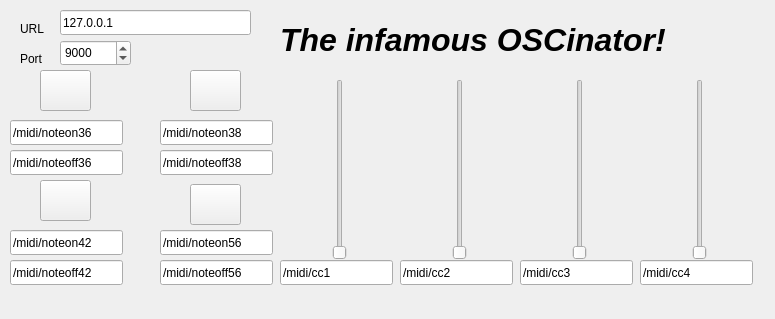
<?xml version="1.0" encoding="UTF-8"?>
<ui version="4.0">
 <class>OSCinator</class>
 <widget class="QMainWindow" name="OSCinator">
  <property name="geometry">
   <rect>
    <x>0</x>
    <y>0</y>
    <width>775</width>
    <height>319</height>
   </rect>
  </property>
  <property name="windowTitle">
   <string>OSCinator</string>
  </property>
  <widget class="QWidget" name="centralwidget">
   <widget class="QLabel" name="label">
    <property name="geometry">
     <rect>
      <x>20</x>
      <y>50</y>
      <width>64</width>
      <height>17</height>
     </rect>
    </property>
    <property name="text">
     <string>Port</string>
    </property>
   </widget>
   <widget class="QLabel" name="label_2">
    <property name="geometry">
     <rect>
      <x>20</x>
      <y>20</y>
      <width>64</width>
      <height>17</height>
     </rect>
    </property>
    <property name="text">
     <string>URL</string>
    </property>
   </widget>
   <widget class="QSpinBox" name="port">
    <property name="geometry">
     <rect>
      <x>60</x>
      <y>40</y>
      <width>71</width>
      <height>26</height>
     </rect>
    </property>
    <property name="maximum">
     <number>65000</number>
    </property>
    <property name="value">
     <number>9000</number>
    </property>
   </widget>
   <widget class="QLabel" name="label_5">
    <property name="geometry">
     <rect>
      <x>280</x>
      <y>20</y>
      <width>491</width>
      <height>41</height>
     </rect>
    </property>
    <property name="text">
     <string>&lt;html&gt;&lt;head/&gt;&lt;body&gt;&lt;p&gt;&lt;span style=&quot; font-size:24pt; font-weight:600; font-style:italic;&quot;&gt;The infamous OSCinator!&lt;/span&gt;&lt;/p&gt;&lt;/body&gt;&lt;/html&gt;</string>
    </property>
   </widget>
   <widget class="QSlider" name="verticalSlider">
    <property name="geometry">
     <rect>
      <x>330</x>
      <y>79</y>
      <width>20</width>
      <height>181</height>
     </rect>
    </property>
    <property name="maximum">
     <number>127</number>
    </property>
    <property name="orientation">
     <enum>Qt::Vertical</enum>
    </property>
   </widget>
   <widget class="QPushButton" name="pushButton">
    <property name="geometry">
     <rect>
      <x>40</x>
      <y>70</y>
      <width>51</width>
      <height>41</height>
     </rect>
    </property>
    <property name="text">
     <string/>
    </property>
   </widget>
   <widget class="QPushButton" name="pushButton_2">
    <property name="geometry">
     <rect>
      <x>40</x>
      <y>180</y>
      <width>51</width>
      <height>41</height>
     </rect>
    </property>
    <property name="text">
     <string/>
    </property>
   </widget>
   <widget class="QPushButton" name="pushButton_3">
    <property name="geometry">
     <rect>
      <x>190</x>
      <y>70</y>
      <width>51</width>
      <height>41</height>
     </rect>
    </property>
    <property name="text">
     <string/>
    </property>
   </widget>
   <widget class="QPushButton" name="pushButton_4">
    <property name="geometry">
     <rect>
      <x>190</x>
      <y>184</y>
      <width>51</width>
      <height>41</height>
     </rect>
    </property>
    <property name="text">
     <string/>
    </property>
   </widget>
   <widget class="QLineEdit" name="slide">
    <property name="geometry">
     <rect>
      <x>280</x>
      <y>260</y>
      <width>113</width>
      <height>25</height>
     </rect>
    </property>
    <property name="toolTip">
     <string>path to send when changed</string>
    </property>
    <property name="text">
     <string>/midi/cc1</string>
    </property>
   </widget>
   <widget class="QLineEdit" name="slide2">
    <property name="geometry">
     <rect>
      <x>400</x>
      <y>260</y>
      <width>113</width>
      <height>25</height>
     </rect>
    </property>
    <property name="toolTip">
     <string>path to send when changed</string>
    </property>
    <property name="text">
     <string>/midi/cc2</string>
    </property>
   </widget>
   <widget class="QLineEdit" name="slide3">
    <property name="geometry">
     <rect>
      <x>520</x>
      <y>260</y>
      <width>113</width>
      <height>25</height>
     </rect>
    </property>
    <property name="toolTip">
     <string>path to send when changed</string>
    </property>
    <property name="text">
     <string>/midi/cc3</string>
    </property>
   </widget>
   <widget class="QLineEdit" name="slide4">
    <property name="geometry">
     <rect>
      <x>640</x>
      <y>260</y>
      <width>113</width>
      <height>25</height>
     </rect>
    </property>
    <property name="toolTip">
     <string>path to send when changed</string>
    </property>
    <property name="text">
     <string>/midi/cc4</string>
    </property>
   </widget>
   <widget class="QSlider" name="verticalSlider_2">
    <property name="geometry">
     <rect>
      <x>450</x>
      <y>79</y>
      <width>20</width>
      <height>181</height>
     </rect>
    </property>
    <property name="maximum">
     <number>127</number>
    </property>
    <property name="orientation">
     <enum>Qt::Vertical</enum>
    </property>
   </widget>
   <widget class="QSlider" name="verticalSlider_3">
    <property name="geometry">
     <rect>
      <x>570</x>
      <y>79</y>
      <width>20</width>
      <height>181</height>
     </rect>
    </property>
    <property name="maximum">
     <number>127</number>
    </property>
    <property name="orientation">
     <enum>Qt::Vertical</enum>
    </property>
   </widget>
   <widget class="QSlider" name="verticalSlider_4">
    <property name="geometry">
     <rect>
      <x>690</x>
      <y>79</y>
      <width>20</width>
      <height>181</height>
     </rect>
    </property>
    <property name="maximum">
     <number>127</number>
    </property>
    <property name="orientation">
     <enum>Qt::Vertical</enum>
    </property>
   </widget>
   <widget class="QLineEdit" name="push">
    <property name="geometry">
     <rect>
      <x>10</x>
      <y>120</y>
      <width>113</width>
      <height>25</height>
     </rect>
    </property>
    <property name="toolTip">
     <string>path to send when clicked</string>
    </property>
    <property name="text">
     <string>/midi/noteon36</string>
    </property>
   </widget>
   <widget class="QLineEdit" name="release">
    <property name="geometry">
     <rect>
      <x>10</x>
      <y>150</y>
      <width>113</width>
      <height>25</height>
     </rect>
    </property>
    <property name="toolTip">
     <string>path to send when released</string>
    </property>
    <property name="text">
     <string>/midi/noteoff36</string>
    </property>
   </widget>
   <widget class="QLineEdit" name="push3">
    <property name="geometry">
     <rect>
      <x>160</x>
      <y>120</y>
      <width>113</width>
      <height>25</height>
     </rect>
    </property>
    <property name="toolTip">
     <string>path to send when clicked</string>
    </property>
    <property name="text">
     <string>/midi/noteon38</string>
    </property>
   </widget>
   <widget class="QLineEdit" name="release2">
    <property name="geometry">
     <rect>
      <x>10</x>
      <y>260</y>
      <width>113</width>
      <height>25</height>
     </rect>
    </property>
    <property name="toolTip">
     <string>path to send when released</string>
    </property>
    <property name="text">
     <string>/midi/noteoff42</string>
    </property>
   </widget>
   <widget class="QLineEdit" name="push2">
    <property name="geometry">
     <rect>
      <x>10</x>
      <y>230</y>
      <width>113</width>
      <height>25</height>
     </rect>
    </property>
    <property name="toolTip">
     <string>path to send when clicked</string>
    </property>
    <property name="text">
     <string>/midi/noteon42</string>
    </property>
   </widget>
   <widget class="QLineEdit" name="release3">
    <property name="geometry">
     <rect>
      <x>160</x>
      <y>150</y>
      <width>113</width>
      <height>25</height>
     </rect>
    </property>
    <property name="toolTip">
     <string>path to send when released</string>
    </property>
    <property name="text">
     <string>/midi/noteoff38</string>
    </property>
   </widget>
   <widget class="QLineEdit" name="push4">
    <property name="geometry">
     <rect>
      <x>160</x>
      <y>230</y>
      <width>113</width>
      <height>25</height>
     </rect>
    </property>
    <property name="toolTip">
     <string>path to send when clicked</string>
    </property>
    <property name="text">
     <string>/midi/noteon56</string>
    </property>
   </widget>
   <widget class="QLineEdit" name="release4">
    <property name="geometry">
     <rect>
      <x>160</x>
      <y>260</y>
      <width>113</width>
      <height>25</height>
     </rect>
    </property>
    <property name="toolTip">
     <string>path to send when released</string>
    </property>
    <property name="text">
     <string>/midi/noteoff56</string>
    </property>
   </widget>
   <widget class="QLineEdit" name="url">
    <property name="geometry">
     <rect>
      <x>60</x>
      <y>10</y>
      <width>191</width>
      <height>25</height>
     </rect>
    </property>
    <property name="text">
     <string>127.0.0.1</string>
    </property>
   </widget>
  </widget>
 </widget>
 <resources/>
 <connections/>
</ui>
